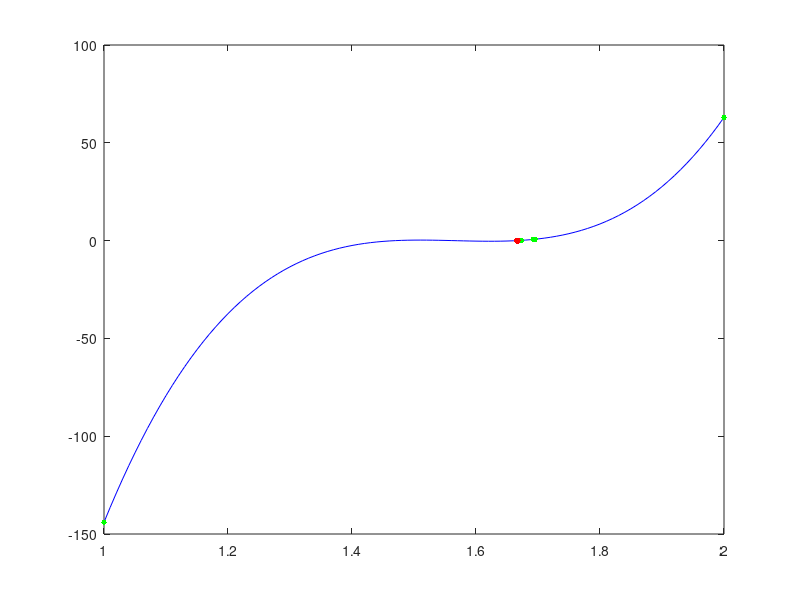

MATLAB code for this plot:

p = @(x) (816.*x.^3) - (3835.*x.^2) + (6000.*x) - 3125;

t = 1:0.01:2;
y = p(t);
plot(t, y, 'color', 'blue'); hold on;

x=2;
xprev=1;
k=1;

fprintf('X_%i: %3.15f \n', 0, xprev);
fprintf('X_%i: %3.15f \n', 1, x);
plot(x, p(x), '.', 'color', 'green', 'MarkerSize', 12);
plot(xprev, p(xprev), '.', 'color', 'green', 'MarkerSize', 12);
%while abs(x-xprev) > eps*abs(x)
while abs(p(x)) > eps
    sn = (p(x)-p(xprev))/(x-xprev);
    xnext = x - p(x)/sn;
    k = k + 1;
    xprev = x;
    x = xnext;
    
    plot(x, p(x), '.', 'color', 'green', 'MarkerSize', 12);
    fprintf('X_%i: %3.15f \n', k, x);
end

plot(x, p(x), '.', 'color', 'red', 'MarkerSize', 15);